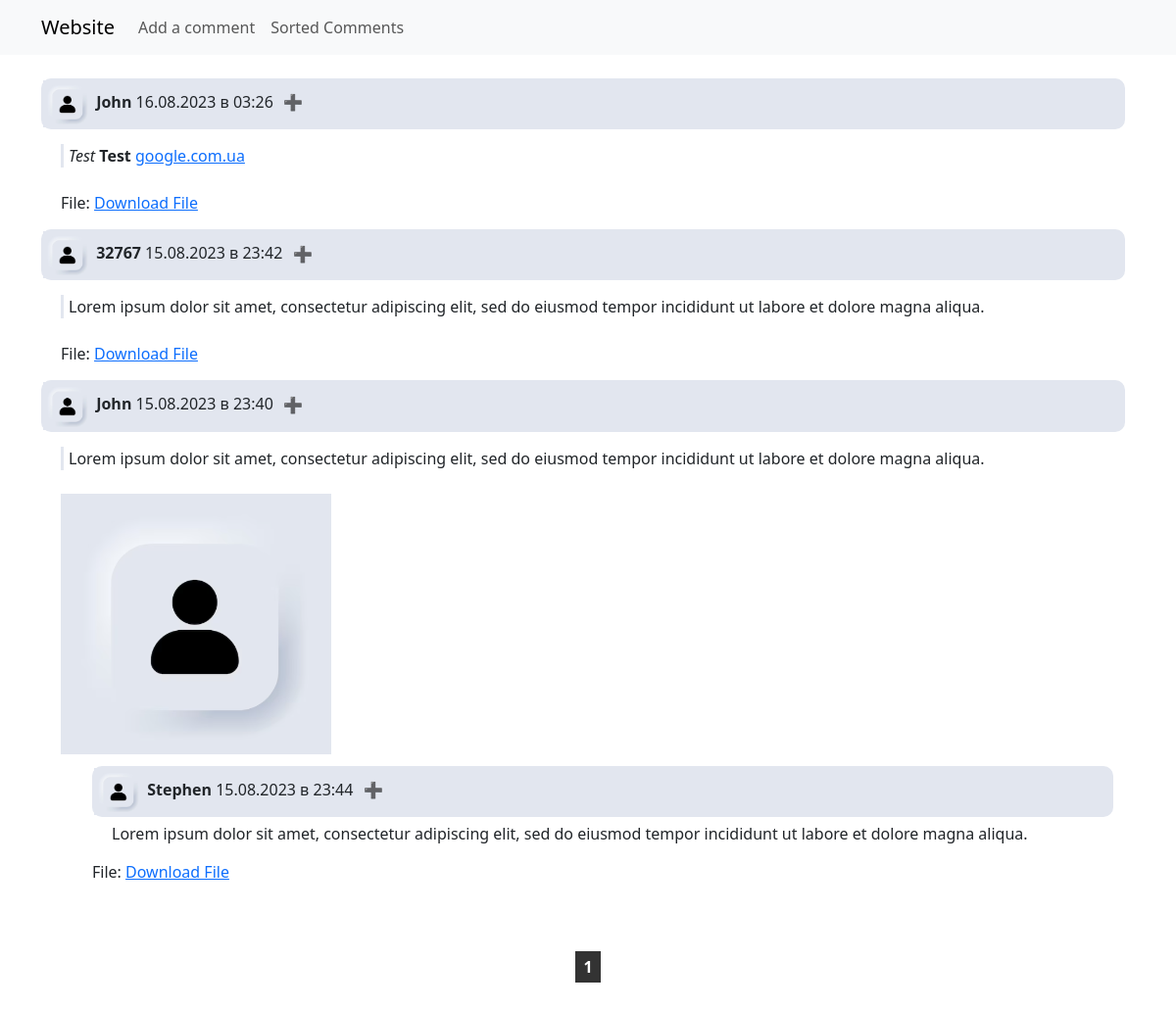
The page / on the database its author committed.
### main/models.py (models this page shows, shortened)
class CommentForm(models.Model):
    user_name = models.CharField("User name", max_length=256)
    email = models.EmailField("E-mail", max_length=50)
    home_page = models.URLField("Home page", blank=True)
    text = models.TextField("Text", max_length=300)
    created_at = models.DateTimeField("Date", auto_now_add=True)
    parent_comment = models.ForeignKey('self', null=True, blank=True, related_name='replies', on_delete=models.CASCADE)
    file = models.FileField("File", upload_to='uploads/', blank=True)
    FILE_TYPE_CHOICES = [
        ('image', 'Image'),
        ('text', 'Text'),
    ]
    file_type = models.CharField(max_length=10, choices=FILE_TYPE_CHOICES, default='other')
    class Meta:
        verbose_name = "Comment"
        verbose_name_plural = "Comments"
        ordering = ['-created_at']

### main/views.py (the view)
# urls.py: path('', views.index, name='index'),
def index(request):
    if request.method == 'POST':
        return comment_handler.handle_post_request(request)
    else:
        return comment_handler.handle_get_request(request)

### main/handlers.py (called while the page is built)
    def get_all_comments(self):
        return CommentForm.objects.filter(parent_comment__isnull=True).order_by('-created_at')

    def handle_get_request(self, request):
        comment_list = self.get_all_comments()
        if not comment_list:
            return render(request, 'main/no_comments.html')
        paginator = Paginator(comment_list, 25)
        page_number = request.GET.get('page')
        response = {
            'comment_forms': paginator.get_page(page_number)
        }
        return render(request, 'main/index.html', response)

### main/templates/main/index.html (shortened to what this page needs)
{% load static %}
<!DOCTYPE html>
<html>
<head>
    <link rel="stylesheet" type="text/css" href="{% static 'main/style.css' %}">
    <link href="https://cdn.jsdelivr.net/npm/bootstrap@5.3.0/dist/css/bootstrap.min.css" rel="stylesheet">
</head>
<body>
<nav class="navbar navbar-expand-lg navbar-light bg-light">
    <div class="container">
        <a class="navbar-brand" href="/">Website</a>
        <div class="collapse navbar-collapse" id="navbarNav">
            <ul class="navbar-nav ml-auto">
                <li class="nav-item">
                    <button class="nav-link" id="open-comment-form">Add a comment</button>
                </li>
                <a class="nav-link" id="open-comment-form" href="handler/">Sorted Comments</a>
            </ul>
        </div>
    </div>
</nav>
<div class="container mt-4">
    {% block content %}
    {% for form in comment_forms %}
    <div class="review">
        <img src="{% static 'images/logo.png' %}" alt="User Image">
        <strong>{{ form.user_name }}</strong>
        {{ form.created_at|date:"d.m.Y в H:i" }}
        <button class="emoji-button" title="Reply" data-comment-id="{{ form.id }}">➕</button>
    </div>
    <div class="review_text">
        <div class="review_solid">
            {{ form.text|safe }}
        </div>
        {% if form.file %}
        <br>
        {% if form.file_type == 'image' %}
            <img src="{{ form.file.url }}" alt="Uploaded Image">
        {% elif form.file_type == 'text' %}
            <label for="{{ form.file.id_for_label }}">File:</label>
            <a href="{{ form.file.url }}" download>Download File</a>
        {% endif %}
        {% endif %}
        {% for reply in form.replies.all %}
        <div class="reply_child">
            <div class="reply">
                <img src="{% static 'images/logo.png' %}" alt="User Image">
                <strong>{{ reply.user_name }}</strong>
                {{ reply.created_at|date:"d.m.Y в H:i" }}
                <button class="emoji-button" title="Reply" data-comment-id="{{ form.id }}">➕</button>
            </div>
            <div class="review_text">
                {{ reply.text|safe }}
            </div>
            {% if reply.file %}
            {% if reply.file_type == 'image' %}
                <img src="{{ reply.file.url }}" alt="Uploaded Image">
            {% elif reply.file_type == 'text' %}
                <label for="{{ reply.file.id_for_label }}">File:</label>
                <a href="{{ reply.file.url }}" download>Download File</a>
            {% endif %}
            {% endif %}
        </div>
        {% endfor %}
    </div>
    {% endfor %}
    {% endblock %}
    <div class="pagination">
        <span class="step-links">
            <span class="current-page">{{ comment_forms.number }}</span>
        </span>
    </div>
</div>
</body>
</html>

### static/main/style.css (style rules this page uses)
body { font-family: Arial, sans-serif; margin: 0; padding: 0; }
.review { padding: 2px; margin-bottom: 10px; margin-right: 10px; background-color: #e2e6ef; border-radius: 10px; }
.review_text strong { font-size: 16px; margin-bottom: 5px; }
.review img { max-width: 50px; max-height: 50px; }
.review_text { background-color: #ffffff; margin-bottom: 10px; border-radius: 0; padding: 5px 10px; margin-left: 10px; }
.emoji-button { background-color: #e2e6ef; border: none; }
.pagination { display: flex; justify-content: center; margin: 50px; }
.step-links { display: flex; margin: 0; padding: 0; list-style: none; }
.current-page { font-weight: bold; padding: 4px 8px; margin: 2px; background-color: #333; color: #fff; }
.review_solid { border-left: 3px solid #e2e6ef; padding-left: 5px; }
.reply { background-color: #e2e6ef; border-radius: 10px; padding: 2px; }
.reply_child { margin-left: 30px; padding: 2px; margin-bottom: 10px; margin-right: 10px; margin-top: 10px; }
.reply_child img { max-width: 50px; max-height: 50px; }

### rows shown on the page
CommentForm: user_name "John", created_at "16.08.2023 в 03:26", text "Test Test google.com.ua"
CommentForm: user_name "32767", created_at "15.08.2023 в 23:42", text "Lorem ipsum dolor sit amet, consectetur adipiscing elit, sed do eiusmod tempor incididunt ut labore et dolore magna aliqua."
CommentForm: user_name "John", created_at "15.08.2023 в 23:40", text "Lorem ipsum dolor sit amet, consectetur adipiscing elit, sed do eiusmod tempor incididunt ut labore et dolore magna aliqua.", file (picture)
CommentForm: user_name "Stephen", created_at "15.08.2023 в 23:44", text "Lorem ipsum dolor sit amet, consectetur adipiscing elit, sed do eiusmod tempor incididunt ut labore et dolore magna aliqua."

### other values the page prints
{{ comment_forms.number }} "1"
